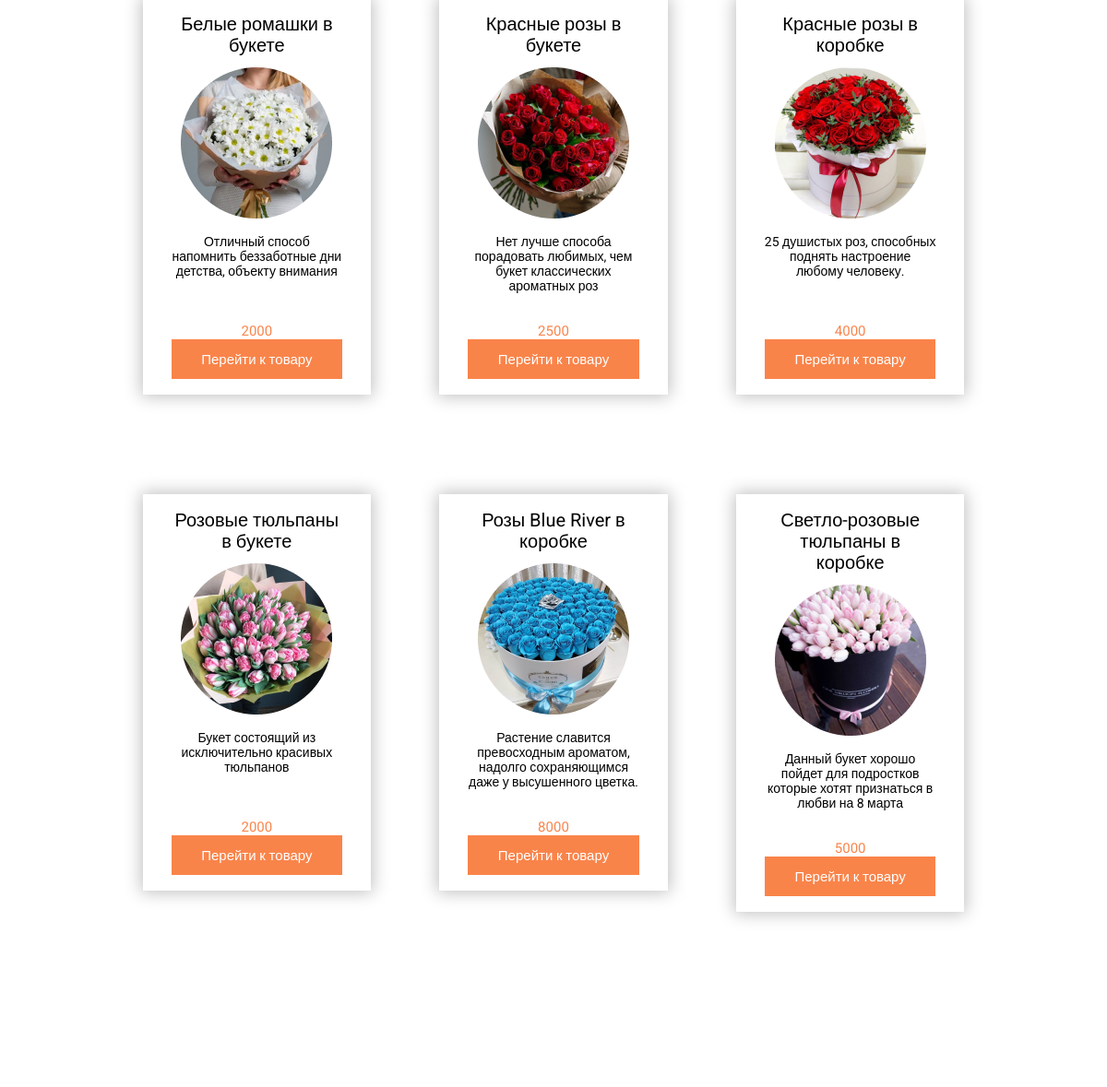
The app's page / (middle part), older data.
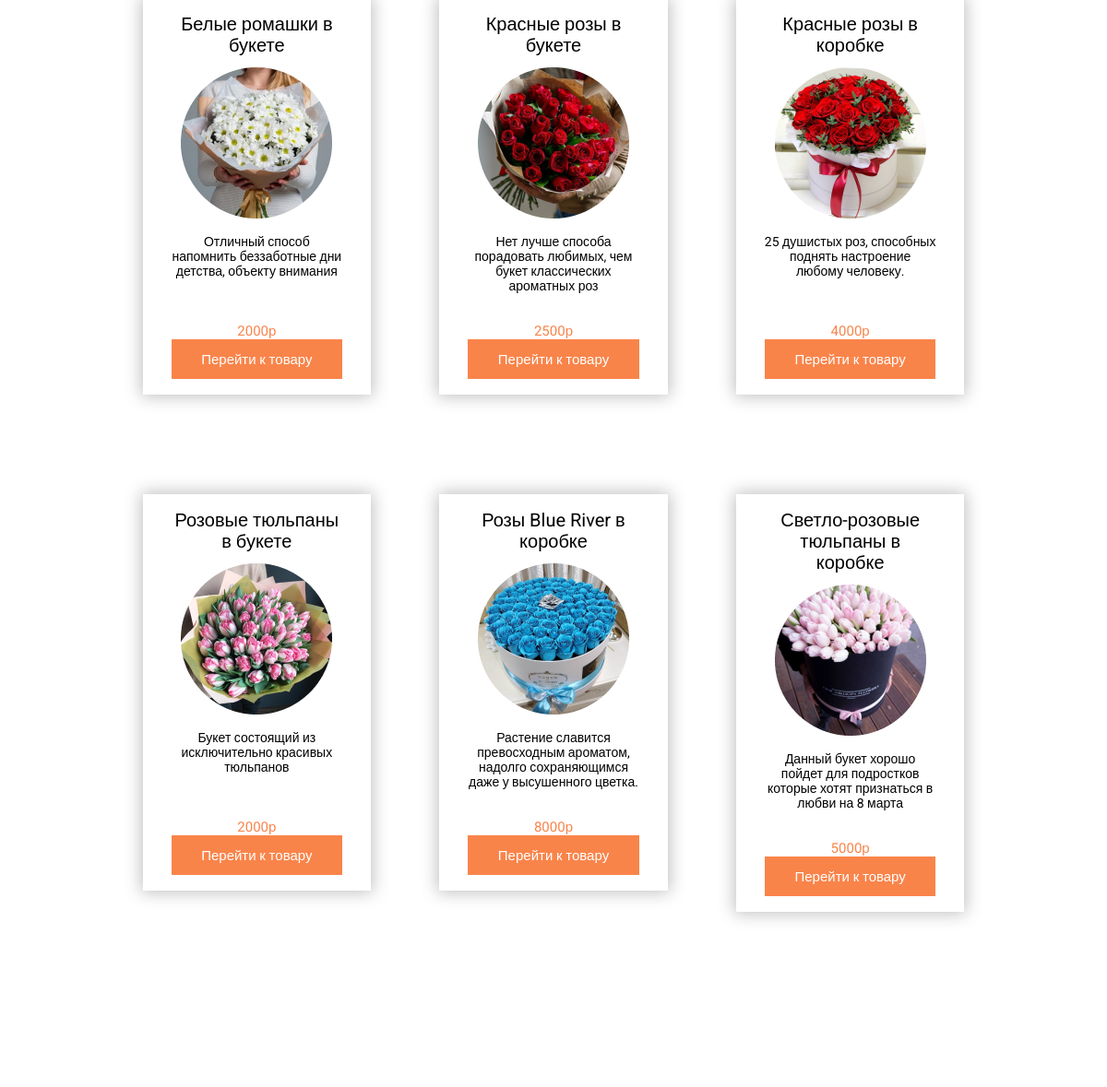
The same page, newer data.
### flowers/models.py (models this page shows, shortened)
class Flowers(models.Model):
    title = models.CharField(max_length=50, verbose_name='Название')
    description = models.TextField(blank=True, verbose_name='Описание')
    price = models.CharField(max_length=10, verbose_name='Цена')
    number_of_purchases = models.IntegerField(default=0, verbose_name='Количество покупок')
    image = models.ImageField(upload_to='photos/%Y/%m/%d/', verbose_name='Фото')
    slug = models.SlugField(max_length=255, unique=True, db_index=True, verbose_name='URL')
    cat = models.ForeignKey('Categories', on_delete=models.CASCADE)
    def get_absolute_url(self):
        return reverse('post', kwargs={'post_slug': self.slug})
    class Meta:
        verbose_name = 'Цветы'
        verbose_name_plural = 'Цветы'
        ordering = ['title', 'price', 'number_of_purchases']

### flowers/views.py (the view)
# urls.py: path('', Main.as_view(), name='main'),
class Main(ListView):
    model = Flowers
    template_name = 'flowers/main.html'
    context_object_name = 'flowers'
    def get_context_data(self, *, object_list=None, **kwargs):
        context = super().get_context_data(**kwargs)
        context['menu'] = menu
        context['categories'] = cats
        return context

### flowers/models.py (called while the page is built)
    def __str__(self):
        return self.title

    def get_absolute_url(self):
        return reverse('category', kwargs={'category_slug': self.slug})

### flowers/templates/flowers/main.html (shortened to what this page needs)
{% extends 'flowers/base.html' %}
{% block content %}
<main class="main">
    <div class="main__body">
        <div class="_container">
            <div class="main__row">
                <div class="main__page">
                    {% for f in flowers %}
                    <div class="page__body">
                        <div class="page__title">
                            {{ f.title }}
                        </div>
                        <div class="page__image">
                            <img src="{{ f.image.url }}" alt="">
                        </div>
                        <div class="page__text">
                            {{ f.description }}
                        </div>
                        <div class="page__price">
                            {{ f.price }}
                        </div>
                        <div class="page__link">
                            <a href="{{ f.get_absolute_url }}">
                                Перейти к товару
                            </a>
                        </div>
                    </div>
                </div>
                <div class="main__page">
                    {% endfor %}
                </div>
            </div>
        </div>
    </div>
    </div>
{% endblock %}

Row changes from the older to the newer data that the page shows:
changed Flowers "Белые ромашки в букете": price "2000" → "2000р"
changed Flowers "Красные розы в букете": price "2500" → "2500р"
changed Flowers "Красные розы в коробке": price "4000" → "4000р"
changed Flowers "Розовые тюльпаны в букете": price "2000" → "2000р"
changed Flowers "Розы Blue River в коробке": price "8000" → "8000р"
changed Flowers "Светло-розовые тюльпаны в коробке": price "5000" → "5000р"
